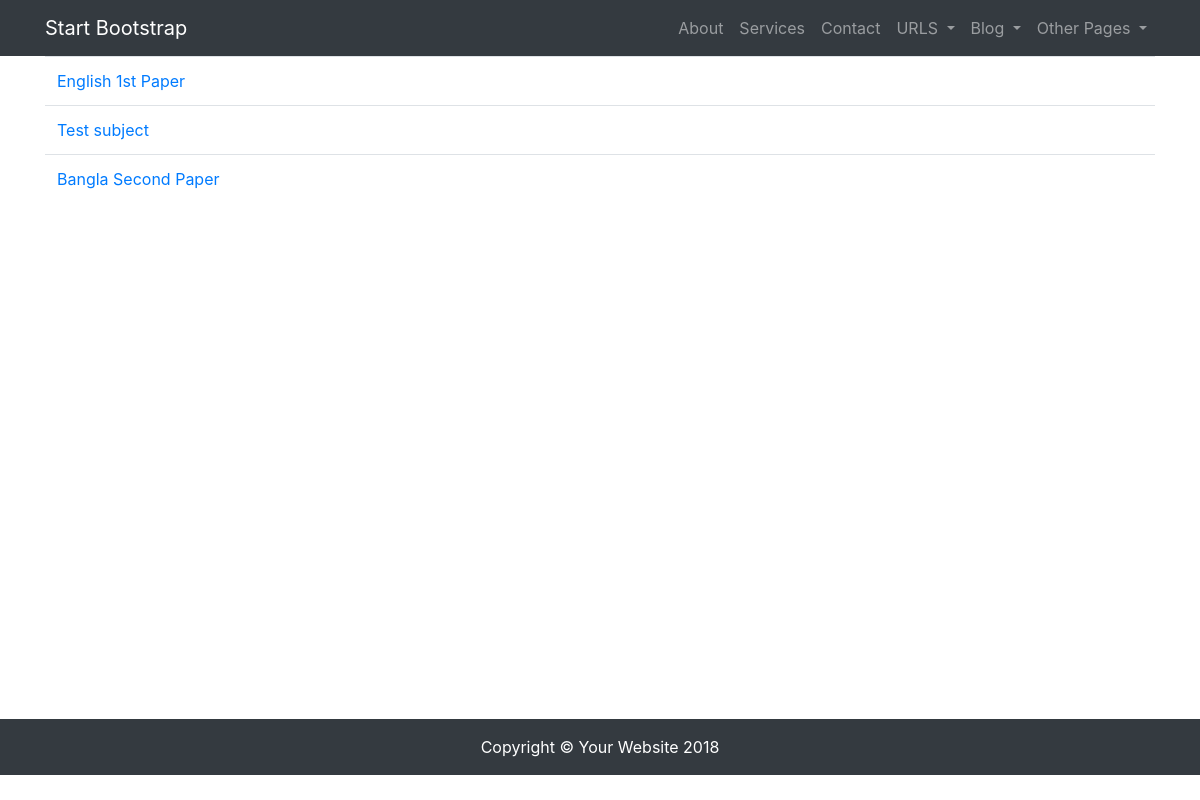
/subject/list/, run on the app's committed database.
### rpiapp/models.py (models this page shows, shortened)
class Subject(models.Model):
    sub_name = models.CharField(max_length=120, default='')
    sub_code = models.IntegerField(unique=True, default=0)
    sub_credit = models.IntegerField(default=0)
    full_mark = models.IntegerField(default=0)
    tc = models.IntegerField(default=0)
    tf = models.IntegerField(default=0)
    pc = models.IntegerField(default=0)
    pf = models.IntegerField(default=0)
    slug = models.SlugField(unique=True, null=True)
    def get_absolute_url(self):
        return reverse('subject_details_view', kwargs={"slug": self.slug})
    def __str__(self):  # Using this rename the model name
        return smart_text(self.sub_name)

### rpiapp/views.py (the view)
# urls.py: url(r'^subject/list/$', SubjectListView.as_view(), name='subject_list_view'),
class SubjectListView(ListView):
    model = Subject
    template_name = 'subject_list_view.html'
    def get_queryset(self, *args, **kwargs):
        qs = super(SubjectListView, self).get_queryset(*args, **kwargs)
        return qs

### rpiapp/templates/subject_list_view.html
{% extends 'base.html'%}
{% block content %}
    <table class="table">
        {% for object in object_list %}
            <tr><td><a href="{{ object.get_absolute_url }}">{{ object }}</a></td></tr>
        {% endfor %}
    </table>
{% endblock  %}

### static/css/modern-business.css (style rules this page uses)
body { padding-top: 54px; }
@media (min-width: 992px) { body { padding-top: 56px; } }

### data on the page
Subject: sub_name "English 1st Paper"
Subject: sub_name "Test subject"
Subject: sub_name "Bangla Second Paper"
